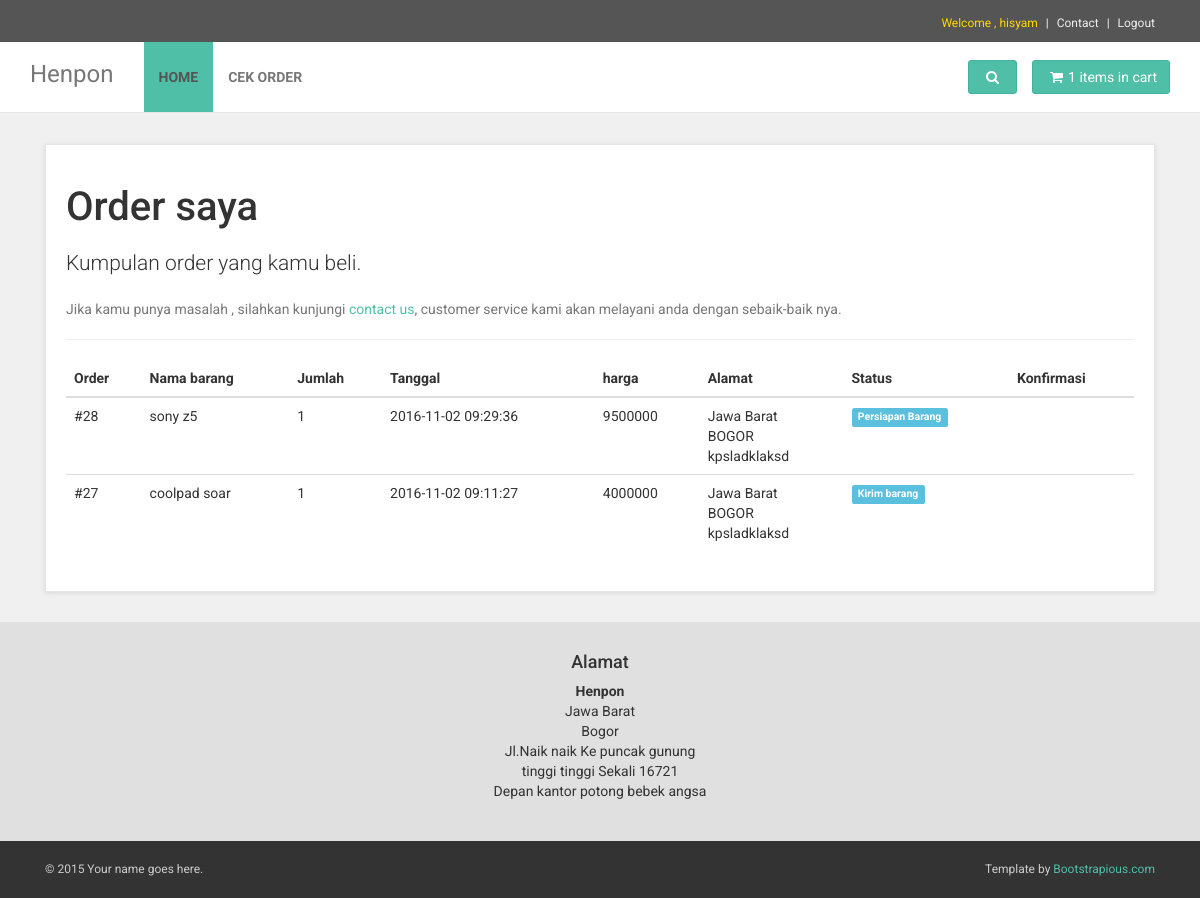
The page /tshop/customer-orders.php (signed in) on the database its author committed.
### tables this page shows
CREATE TABLE `tbl_transaksi` (
  `id_transaksi` int(11) NOT NULL AUTO_INCREMENT,
  `id_barang` int(11) DEFAULT NULL,
  `jumlah_beli` int(11) DEFAULT NULL,
  `id_user` char(15) DEFAULT NULL,
  `id_status` int(11) DEFAULT NULL,
  `nama_pembeli` varchar(30) DEFAULT NULL,
  `email_pembeli` varchar(30) DEFAULT NULL,
  `Telepon` varchar(30) DEFAULT NULL,
  `id_provinsi` int(11) DEFAULT NULL,
  `id_kota` int(11) DEFAULT NULL,
  `alamat_lengkap` text,
  `kode_pos` varchar(10) DEFAULT NULL,
  `pembayaran` varchar(25) DEFAULT NULL,
  `pengiriman` varchar(25) DEFAULT NULL,
  `tanggal_input` timestamp NULL DEFAULT CURRENT_TIMESTAMP,
  `pentransfer` varchar(100) DEFAULT NULL,
  `tanggal_transfer` date DEFAULT NULL,
  `konfirmasi` int(1) DEFAULT NULL,
  PRIMARY KEY (`id_transaksi`),
  KEY `FK_tbl_keranjang1` (`id_user`)
);

CREATE TABLE `tbl_barang` (
  `id_barang` int(11) NOT NULL AUTO_INCREMENT,
  `nama_barang` varchar(30) DEFAULT NULL,
  `id_merk` int(11) DEFAULT NULL,
  `thn_produksi` date DEFAULT NULL,
  `id_negara` char(3) DEFAULT NULL,
  `harga` int(11) DEFAULT NULL,
  `spesifikasi` text,
  `model` varchar(20) DEFAULT NULL,
  `gambar` varchar(200) DEFAULT NULL,
  `id_admin` char(15) DEFAULT NULL,
  `tgl_input` timestamp NULL DEFAULT CURRENT_TIMESTAMP,
  `stok` int(11) DEFAULT NULL,
  `garansi` char(20) DEFAULT NULL,
  `ket` text,
  PRIMARY KEY (`id_barang`),
  KEY `FK_tbl_barang` (`id_negara`),
  KEY `FK_tbl_barang1` (`id_merk`),
  KEY `FK_tbl_barang2` (`id_admin`)
);

CREATE TABLE `tbl_provinsi` (
  `id_provinsi` int(11) NOT NULL AUTO_INCREMENT,
  `nama_provinsi` varchar(50) DEFAULT NULL,
  PRIMARY KEY (`id_provinsi`)
);

CREATE TABLE `tbl_kota` (
  `id_kota` int(11) NOT NULL AUTO_INCREMENT,
  `nama_kota` varchar(50) DEFAULT NULL,
  PRIMARY KEY (`id_kota`)
);

CREATE TABLE `status_pembayaran` (
  `id_status` int(11) NOT NULL AUTO_INCREMENT,
  `nama_status` varchar(30) DEFAULT NULL,
  PRIMARY KEY (`id_status`)
);

### tshop/customer-orders.php (the view, shortened to what this page needs)
<?php
    include_once('pages/header.php');
?>
    <div id="all">
        <div id="content">
            <div class="container">
                <div class="col-md-12">
                </div>
                <div class="col-md-12" id="customer-orders">
                    <div class="box">
                        <h1>Order saya</h1>
                        <p class="lead">Kumpulan order yang kamu beli.</p>
                        <p class="text-muted">Jika kamu punya masalah , silahkan kunjungi <a href="contact.php">contact us</a>, customer service kami akan melayani anda dengan sebaik-baik nya.</p>
                        <hr>
                        <div class="table-responsive">
                            <table class="table table-hover">
                                <thead>
                                    <tr>
                                        <th>Order</th>
                                        <th>Nama barang</th>
                                        <th>Jumlah</th>
                                        <th>Tanggal</th>
                                        <th>harga</th>
                                        <th>Alamat</th>
                                        <th>Status</th>
                                        <th>Konfirmasi</th>
                                    </tr>
                                </thead>
                                <tbody>
                                <?php
                                $query =
                                "
                                SELECT * FROM tbl_transaksi
                                INNER JOIN tbl_barang
                                INNER JOIN status_pembayaran
                                INNER JOIN tbl_provinsi
                                INNER JOIN tbl_kota
                                ON tbl_transaksi.id_barang = tbl_barang.id_barang
                                AND tbl_transaksi.id_status = status_pembayaran.id_status
                                AND tbl_transaksi.id_provinsi = tbl_provinsi.id_provinsi
                                AND tbl_transaksi.id_kota = tbl_kota.id_kota
                                WHERE id_user = '$id_user' AND tbl_transaksi.id_status > 1 ORDER BY tanggal_input DESC";
                                $proses = mysqli_query( $conn,$query );
                                while( $data = mysqli_fetch_assoc($proses) ){
                                ?>
                                    <tr>
                                        <td>#<?=$data['id_transaksi']?></td>
                                        <td><?=$data['nama_barang']?></td>
                                        <td><?=$data['jumlah_beli']?></td>
                                        <td><?=$data['tanggal_input']?></td>
                                        <td><?=$data['harga']?></td>
                                        <td>
                                            <?=$data['nama_provinsi']?> <br>
                                            <?=$data['nama_kota']?> <br>
                                            <?=$data['alamat_lengkap']?> <br>
                                        </td>
                                        <td><span class="label label-info"><?=$data['nama_status']?></span>
                                        </td>
                                        <td>
                                        </td>
                                    </tr>
                                <?php } ?>
                                </tbody>
                            </table>
                        </div>
                    </div>
                </div>
            </div>
        </div>
<?php
    include_once('pages/footer.php');
?>

### tshop/views/css/style.default.css (style rules this page uses)
a, button { -webkit-transition: all 0.2s ease-out; -moz-transition: all 0.2s ease-out; transition: all 0.2s ease-out; }
p.lead { font-weight: 300; }
h1 { font-weight: 700; font-size: 40px; }
.box { background: #fff; margin: 0 0 30px; border: solid 1px #e6e6e6; -webkit-box-sizing: border-box; -moz-box-sizing: border-box; box-sizing: border-box; padding: 20px; -webkit-box-shadow: 0 1px 5px rgba(0, 0, 0, 0.1); box-shadow: 0 1px 5px rgba(0, 0, 0, 0.1); }
#content #customer-orders table tr th, #content #customer-orders table tr td { vertical-align: baseline; }
body { font-family: "Roboto", Helvetica, Arial, sans-serif; font-size: 14px; line-height: 1.42857143; color: #333333; background-color: #f0f0f0; }
a { color: #4fbfa8; text-decoration: none; }
hr { margin-top: 20px; margin-bottom: 20px; border: 0; border-top: 1px solid #eeeeee; }
h1, h2, h3, h4, h5, h6, .h1, .h2, .h3, .h4, .h5, .h6 { font-family: inherit; font-weight: 500; line-height: 1.1; color: inherit; }
h1, .h1, h2, .h2, h3, .h3 { margin-top: 20px; margin-bottom: 20px; }
p, ul, ol { margin: 0 0 20px; }
.lead { margin-bottom: 20px; font-size: 16px; }
@media (min-width: 768px) { .lead { font-size: 21px; } }

### rows shown on the page
tbl_transaksi: id_transaksi "28", id_barang.nama_barang "sony z5", jumlah_beli "1", tanggal_input "2016-11-02 09:29:36", id_barang.harga "9500000", id_provinsi.nama_provinsi "Jawa Barat", id_kota.nama_kota "BOGOR", alamat_lengkap "kpsladklaksd", id_status.nama_status "Persiapan Barang"
tbl_transaksi: id_transaksi "27", id_barang.nama_barang "coolpad soar", jumlah_beli "1", tanggal_input "2016-11-02 09:11:27", id_barang.harga "4000000", id_provinsi.nama_provinsi "Jawa Barat", id_kota.nama_kota "BOGOR", alamat_lengkap "kpsladklaksd", id_status.nama_status "Kirim barang"

### other values the page prints
$nama_user "hisyam"
$hitung "1"
